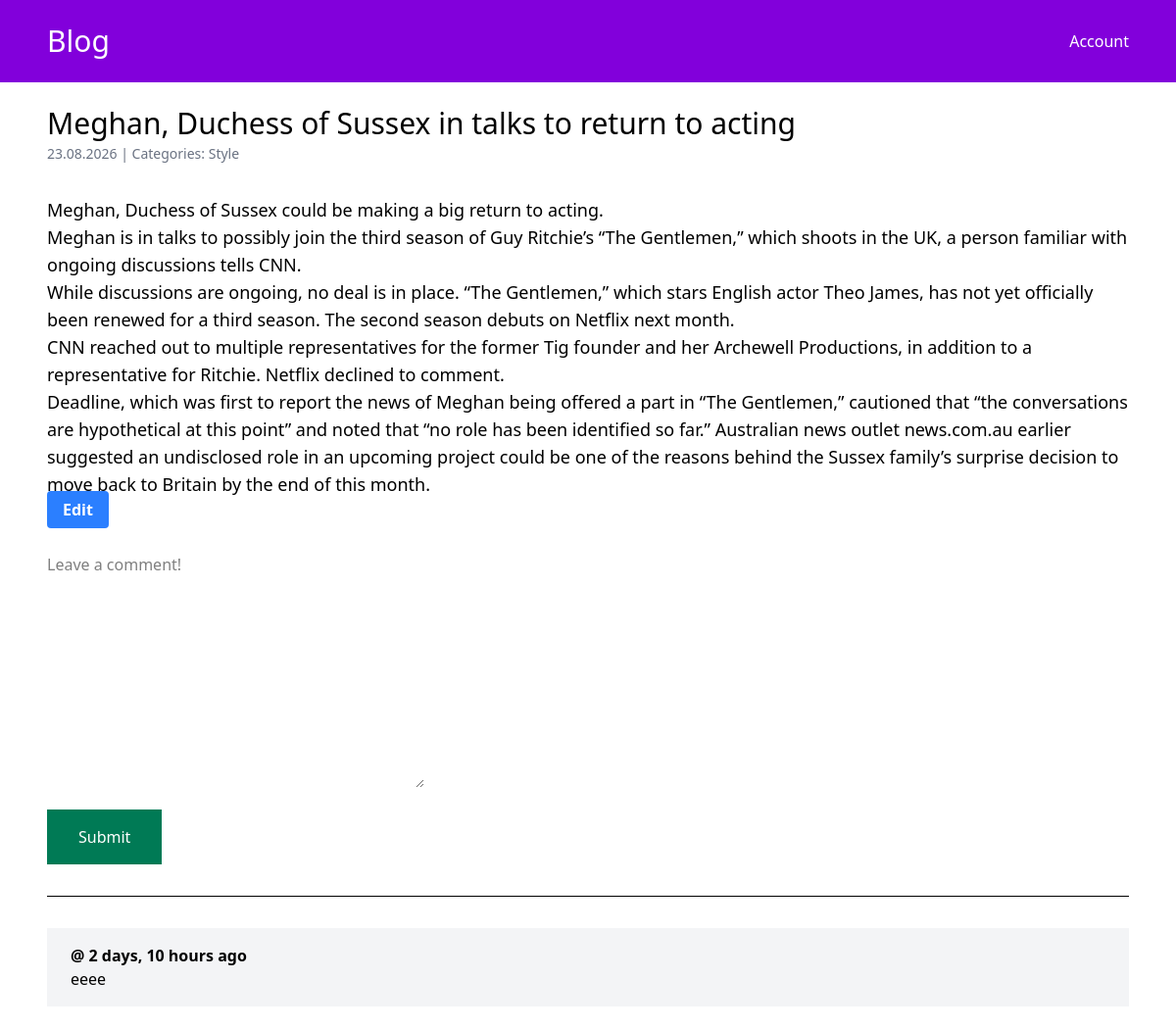
The page /post/meghan-duchess-of-sussex-in-talks-to-return-to-act/ on the database its author committed.
### blog/models.py (models this page shows, shortened)
class Post(models.Model):
    title = models.CharField(max_length=255)
    slug = models.SlugField()
    content = models.TextField()
    created_on = models.DateTimeField(auto_now_add=True)
    updated_on = models.DateTimeField(auto_now=True)
    categories = models.ManyToManyField("Category", related_name="posts")
    class Meta:
        ordering = ['-created_on']

class Category(models.Model):
    name = models.CharField(max_length=255)
    class Meta:
        verbose_name_plural = "categories"

class Comment(models.Model):
    body = models.TextField()
    created_on = models.DateTimeField(auto_now_add=True)
    post = models.ForeignKey("Post", related_name='comments', on_delete=models.CASCADE)
    class Meta:
        ordering = ['-created_on',]

### blog/views.py (the view)
# urls.py: path('post/<slug:slug>/', views.blog_detail, name='blog_detail'),
def blog_detail(request, slug):
    post = get_object_or_404(Post, slug=slug)
    form = CommentForm()
    if request.method == "POST":
        form = CommentForm(request.POST)
        if form.is_valid():
            comment=form.save(commit=False)
            comment.post=post
            comment.save()
            return redirect('blog_detail', slug=slug)
    else:
        form = CommentForm()
    comments = Comment.objects.filter(post=post)
    context = {
        'post': post,
        'comments': comments,
        'form': form,
    }
    return render(request, 'blog/detail.html', context)

### blog/forms.py
class CommentForm(forms.ModelForm):
    class Meta:
        model = Comment
        fields = ['body']
    body = forms.CharField(
        widget=forms.Textarea(
            attrs={"class": "form-control", "placeholder": "Leave a comment!"}
        )
    )

### blog/templates/blog/detail.html (shortened to what this page needs)
{% extends 'blog/base.html' %}
{% block content %}
    <h1 class="text-3xl">{{ post.title }}</h1>
    <span class="text-sm text-gray-500">{{ post.created_on|date:'d.m.Y' }} |
        Categories: {% for category in post.categories.all %}
            <a href="{% url 'blog_category' category.name %}">
                {{ category.name }}
            </a>
        {% endfor %}
    </span>
    <div class="mt-8 text-lg">
        {{ post.content | linebreaks }}
    </div>
<a class="bg-blue-500 hover:bg-blue-700 text-white font-bold py-2 px-4 rounded" href="{% url 'blog_edit' post.slug %}">Edit</a>
    <div class="mt-8">
        <form method="post" action="." class="space-y-4">
            <div>
                {{ form.body }}
            </div>
            <button type="submit" class="py-4 px-8 bg-emerald-700 text-white">Submit</button>
        </form>
        <hr class="my-8">
        <div class="space-y-4">
            {% for comment in comments %}
                <div class="py-4 px-6 bg-gray-100">
                    <h3 class="font-bold">{{ comment.name }} @ {{ comment.created_on|timesince }} ago </h3>
                    <p>{{ comment.body }}</p>
                </div>
            {% empty %}
                <div class="py-4 px-6 bg-gray-100">
                    <p>No comments yet...</p>
                </div>
            {% endfor %}
        </div>
    </div>
{% endblock content %}

### rows shown on the page
Post: title "Meghan, Duchess of Sussex in talks to return to acting", created_on "23.08.2026", content "Meghan, Duchess of Sussex could be making a big return to acting. Meghan is in talks to possibly join the third season of Guy Ritchie’s “The Gentlemen,” which shoots in the UK, a person familiar with ongoing discussions tells CNN. While discussions are ongoing, no deal is in place. “The Gentlemen,” which stars English actor Theo James, has not yet officially been renewed for a third season. The second season debuts on Netflix next month. CNN reached out to multiple representatives for the former Tig founder and her Archewell Productions, in addition to a representative for Ritchie. Netflix declined to comment. Deadline, which was first to report the news of Meghan being offered a part in…"
Category: name "Style"
Comment: created_on "2 days, 10 hours", body "eeee"
